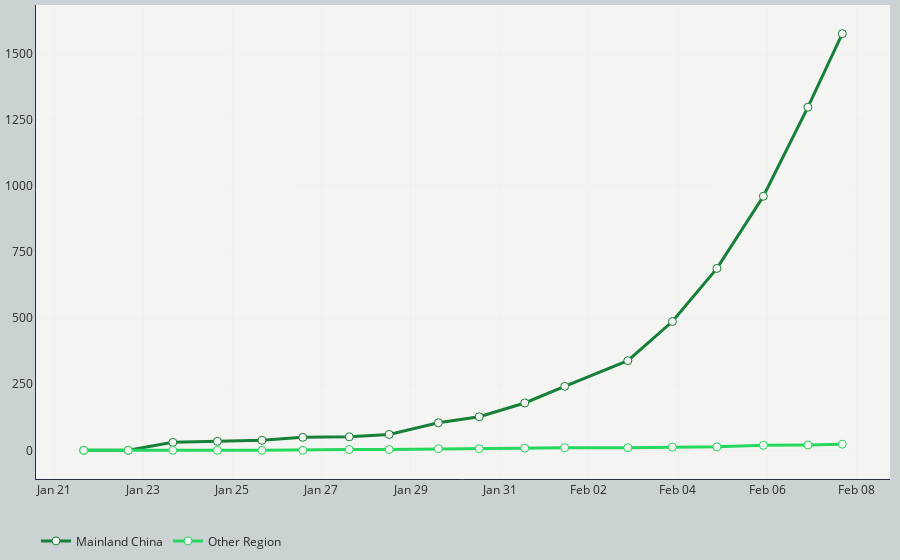

The notebook cell this image was saved under:
### Code cell
# Line plot for recovered cases
# Set up tick scale based on confirmed case number
tickList = list(np.arange(0, df_recovered['Mainland China'].max()+200, 250))

# Create empty figure canvas
fig_recovered = go.Figure()
# Add trace to the figure
fig_recovered.add_trace(go.Scatter(x=df_recovered['Date'], y=df_recovered['Mainland China'],
                                   mode='lines+markers',
                                   name='Mainland China',
                                   line=dict(color='#168038', width=3),
                                   marker=dict(size=8, color='#f4f4f2',
                                               line=dict(width=1,color='#168038')),
                                   text=[datetime.strftime(d, '%b %d %Y AEDT') for d in df_recovered['Date']],
                                   hovertext=['Mainland China recovered<br>{:,d} cases<br>'.format(i) for i in df_recovered['Mainland China']],
                                   hovertemplate='<b>%{text}</b><br></br>'+
                                                 '%{hovertext}'+
                                                 '<extra></extra>'))
fig_recovered.add_trace(go.Scatter(x=df_recovered['Date'], y=df_recovered['Other locations'],
                                   mode='lines+markers',
                                   name='Other Region',
                                   line=dict(color='#25d75d', width=3),
                                   marker=dict(size=8, color='#f4f4f2',
                                               line=dict(width=1,color='#25d75d')),
                                   text=[datetime.strftime(d, '%b %d %Y AEDT') for d in df_recovered['Date']],
                                   hovertext=['Other locations recovered<br>{:,d} cases<br>'.format(i) for i in df_recovered['Other locations']],
                                   hovertemplate='<b>%{text}</b><br></br>'+
                                                 '%{hovertext}'+
                                                 '<extra></extra>'))
# Customise layout
fig_recovered.update_layout(
    #title=dict(
    #    text="<b>Recovered Cases Timeline<b>",
    #    y=0.96, x=0.5, xanchor='center', yanchor='top',
    #    font=dict(size=20, color="#292929", family="Playfair Display")
    #),
    margin=go.layout.Margin(
        l=10,
        r=10,
        b=10,
        t=5,
        pad=0
    ),
    yaxis=dict(
        showline=True, linecolor='#272e3e',
        zeroline=False,
        gridcolor='#cbd2d3',
        gridwidth = .1,
        tickmode='array',
        # Set tick range based on the maximum number
        tickvals=tickList,
        # Set tick label accordingly
        ticktext=['{:.0f}'.format(i) for i in tickList]
    ),
#    yaxis_title="Total Recovered Case Number",
    xaxis=dict(
        showline=True, linecolor='#272e3e',
        gridcolor='#cbd2d3',
        gridwidth = .1,
        zeroline=False
    ),
    xaxis_tickformat='%b %d',
    hovermode = 'x',
    legend_orientation="h",
#    legend=dict(x=.35, y=-.05),
    plot_bgcolor='#f4f4f2',
    paper_bgcolor='#cbd2d3',
    font=dict(color='#292929')
)

fig_recovered.show()

### Figure 1 — Plotly figure (JSON) as saved in the notebook; plotly's stock layout.template omitted (floating-point values rounded to 4 significant figures)
{"data": [{"hovertemplate": "<b>%{text}</b><br></br>%{hovertext}<extra></extra>", "hovertext": ["Mainland China recovered<br>1,576 cases<br>", "Mainland China recovered<br>1,298 cases<br>", "Mainland China recovered<br>961 cases<br>", "Mainland China recovered<br>688 cases<br>", "Mainland China recovered<br>487 cases<br>", "Mainland China recovered<br>339 cases<br>", "Mainland China recovered<br>242 cases<br>", "Mainland China recovered<br>179 cases<br>", "Mainland China recovered<br>127 cases<br>", "Mainland China recovered<br>104 cases<br>", "Mainland China recovered<br>60 cases<br>", "Mainland China recovered<br>51 cases<br>", "Mainland China recovered<br>49 cases<br>", "Mainland China recovered<br>38 cases<br>", "Mainland China recovered<br>34 cases<br>", "Mainland China recovered<br>30 cases<br>", "Mainland China recovered<br>0 cases<br>", "Mainland China recovered<br>0 cases<br>"], "line": {"color": "#168038", "width": 3}, "marker": {"color": "#f4f4f2", "line": {"color": "#168038", "width": 1}, "size": 8}, "mode": "lines+markers", "name": "Mainland China", "text": ["Feb 07 2020 AEDT", "Feb 06 2020 AEDT", "Feb 05 2020 AEDT", "Feb 04 2020 AEDT", "Feb 03 2020 AEDT", "Feb 02 2020 AEDT", "Feb 01 2020 AEDT", "Jan 31 2020 AEDT", "Jan 30 2020 AEDT", "Jan 29 2020 AEDT", "Jan 28 2020 AEDT", "Jan 27 2020 AEDT", "Jan 26 2020 AEDT", "Jan 25 2020 AEDT", "Jan 24 2020 AEDT", "Jan 23 2020 AEDT", "Jan 22 2020 AEDT", "Jan 21 2020 AEDT"], "type": "scatter", "x": ["2020-02-07T16:30:00", "2020-02-06T22:00:00", "2020-02-05T22:00:00", "2020-02-04T21:00:00", "2020-02-03T21:00:00", "2020-02-02T21:00:00", "2020-02-01T11:00:00", "2020-01-31T13:30:00", "2020-01-30T13:00:00", "2020-01-29T15:00:00", "2020-01-28T12:30:00", "2020-01-27T15:00:00", "2020-01-26T14:00:00", "2020-01-25T16:00:00", "2020-01-24T16:00:00", "2020-01-23T16:00:00", "2020-01-22T16:00:00", "2020-01-21T16:00:00"], "y": [1576, 1298, 961, 688, 487, 339, 242, 179, 127, 104, 60, 51, 49, 38, 34, 30, 0, 0]}, {"hovertemplate": "<b>%{text}</b><br></br>%{hovertext}<extra></extra>", "hovertext": ["Other locations recovered<br>23 cases<br>", "Other locations recovered<br>20 cases<br>", "Other locations recovered<br>19 cases<br>", "Other locations recovered<br>13 cases<br>", "Other locations recovered<br>12 cases<br>", "Other locations recovered<br>10 cases<br>", "Other locations recovered<br>10 cases<br>", "Other locations recovered<br>8 cases<br>", "Other locations recovered<br>6 cases<br>", "Other locations recovered<br>6 cases<br>", "Other locations recovered<br>3 cases<br>", "Other locations recovered<br>3 cases<br>", "Other locations recovered<br>0 cases<br>", "Other locations recovered<br>0 cases<br>", "Other locations recovered<br>0 cases<br>", "Other locations recovered<br>0 cases<br>", "Other locations recovered<br>0 cases<br>", "Other locations recovered<br>0 cases<br>"], "line": {"color": "#25d75d", "width": 3}, "marker": {"color": "#f4f4f2", "line": {"color": "#25d75d", "width": 1}, "size": 8}, "mode": "lines+markers", "name": "Other Region", "text": ["Feb 07 2020 AEDT", "Feb 06 2020 AEDT", "Feb 05 2020 AEDT", "Feb 04 2020 AEDT", "Feb 03 2020 AEDT", "Feb 02 2020 AEDT", "Feb 01 2020 AEDT", "Jan 31 2020 AEDT", "Jan 30 2020 AEDT", "Jan 29 2020 AEDT", "Jan 28 2020 AEDT", "Jan 27 2020 AEDT", "Jan 26 2020 AEDT", "Jan 25 2020 AEDT", "Jan 24 2020 AEDT", "Jan 23 2020 AEDT", "Jan 22 2020 AEDT", "Jan 21 2020 AEDT"], "type": "scatter", "x": ["2020-02-07T16:30:00", "2020-02-06T22:00:00", "2020-02-05T22:00:00", "2020-02-04T21:00:00", "2020-02-03T21:00:00", "2020-02-02T21:00:00", "2020-02-01T11:00:00", "2020-01-31T13:30:00", "2020-01-30T13:00:00", "2020-01-29T15:00:00", "2020-01-28T12:30:00", "2020-01-27T15:00:00", "2020-01-26T14:00:00", "2020-01-25T16:00:00", "2020-01-24T16:00:00", "2020-01-23T16:00:00", "2020-01-22T16:00:00", "2020-01-21T16:00:00"], "y": [23, 20, 19, 13, 12, 10, 10, 8, 6, 6, 3, 3, 0, 0, 0, 0, 0, 0]}], "layout": {"font": {"color": "#292929"}, "hovermode": "x", "legend": {"orientation": "h"}, "margin": {"b": 10, "l": 10, "pad": 0, "r": 10, "t": 5}, "paper_bgcolor": "#cbd2d3", "plot_bgcolor": "#f4f4f2", "xaxis": {"gridcolor": "#cbd2d3", "gridwidth": 0.1, "linecolor": "#272e3e", "showline": true, "tickformat": "%b %d", "zeroline": false}, "yaxis": {"gridcolor": "#cbd2d3", "gridwidth": 0.1, "linecolor": "#272e3e", "showline": true, "tickmode": "array", "ticktext": ["0", "250", "500", "750", "1000", "1250", "1500", "1750"], "tickvals": [0, 250, 500, 750, 1000, 1250, 1500, 1750], "zeroline": false}}}
